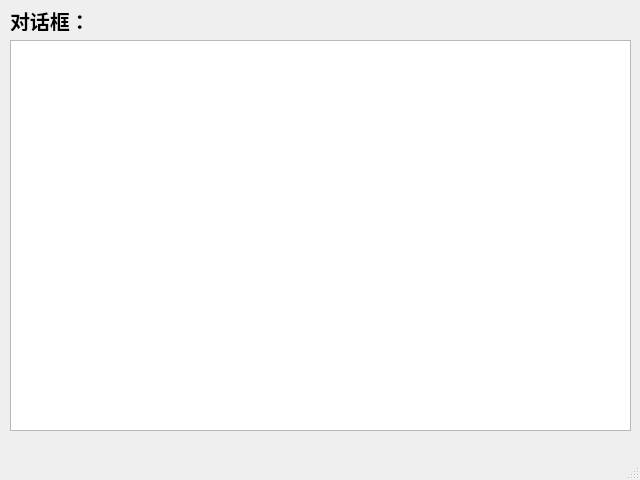
<?xml version="1.0" encoding="UTF-8"?>
<ui version="4.0">
 <class>MainWindow</class>
 <widget class="QMainWindow" name="MainWindow">
  <property name="geometry">
   <rect>
    <x>0</x>
    <y>0</y>
    <width>640</width>
    <height>480</height>
   </rect>
  </property>
  <property name="windowTitle">
   <string>MainWindow</string>
  </property>
  <widget class="QWidget" name="centralwidget">
   <widget class="QTextEdit" name="textEdit">
    <property name="geometry">
     <rect>
      <x>10</x>
      <y>40</y>
      <width>621</width>
      <height>391</height>
     </rect>
    </property>
   </widget>
   <widget class="QLabel" name="label">
    <property name="geometry">
     <rect>
      <x>10</x>
      <y>10</y>
      <width>111</width>
      <height>21</height>
     </rect>
    </property>
    <property name="font">
     <font>
      <family>微软雅黑</family>
      <pointsize>15</pointsize>
      <weight>75</weight>
      <bold>true</bold>
     </font>
    </property>
    <property name="text">
     <string>对话框：</string>
    </property>
   </widget>
  </widget>
  <widget class="QMenuBar" name="menubar">
   <property name="geometry">
    <rect>
     <x>0</x>
     <y>0</y>
     <width>640</width>
     <height>23</height>
    </rect>
   </property>
  </widget>
  <widget class="QStatusBar" name="statusbar"/>
 </widget>
 <resources/>
 <connections/>
</ui>
